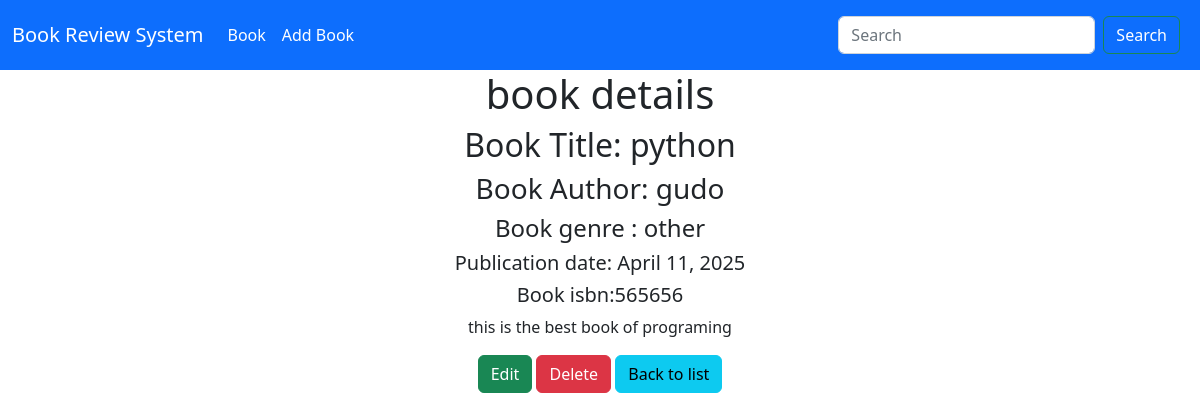
Screenshot of /book_details/3/ with the database file from the repository.
### book/models.py (models this page shows, shortened)
class Book(models.Model):
    GENRE_CHOICES=[
        ('fiction','Fiction'),
        ('non_fiction','Non_Fiction'),
        ('science','Science'),
        ('history','History'),
        ('other','Other')
    ]
    title = models.CharField(max_length = 150)
    author = models.CharField(max_length = 150)
    description = models.TextField()
    genre = models.CharField(max_length = 20,choices = GENRE_CHOICES)
    isbn = models.CharField('ISBN',max_length=13,unique=True)
    publication_date= models.DateField()
    average_rating = models.DecimalField(max_digits=3, decimal_places=2,
    validators=[MinValueValidator(0),MaxValueValidator(5)])
    created_at = models.DateTimeField(auto_now_add=True)
    updated_at = models.DateTimeField(auto_now=True)

### book/views.py (the view)
# urls.py: path('book_details/<int:pk>/', views.book_details, name='detail'),
def book_details(request,pk):
    book = Book.objects.get(pk=pk)
    return render(request, 'book/book_detail.html',{'book':book})

### book/templates/book/book_detail.html (shortened to what this page needs)
{% extends 'book/base.html' %}
{% block maincontent %}
    <div class="container">
        <div class="text-center">
            <h1>book details</h1>
            <h2>Book Title: {{ book.title }}</h2>
            <h3>Book Author: {{ book.author }}</h3>
            <h4>Book genre : {{ book.genre }}</h4>
            <h5>Publication date: {{book.publication_date}}</h5>
            <h5>Book isbn:{{book.isbn}}</h5>
            <p>{{book.description|truncatewords:30}}</p>
            <a href="{% url 'update' book.pk %}" class="btn btn-success">Edit</a>
            <a href="{% url 'delete' book.pk %}" class="btn btn-danger">Delete</a>
            <a href="{% url 'list' %}" class="btn btn-info">Back to list</a>
        </div>
    </div>
{% endblock maincontent %}

### rows the page displays
Book: title "python", author "gudo", genre "other", publication_date "April 11, 2025", isbn "565656", description "this is the best book of programing"
